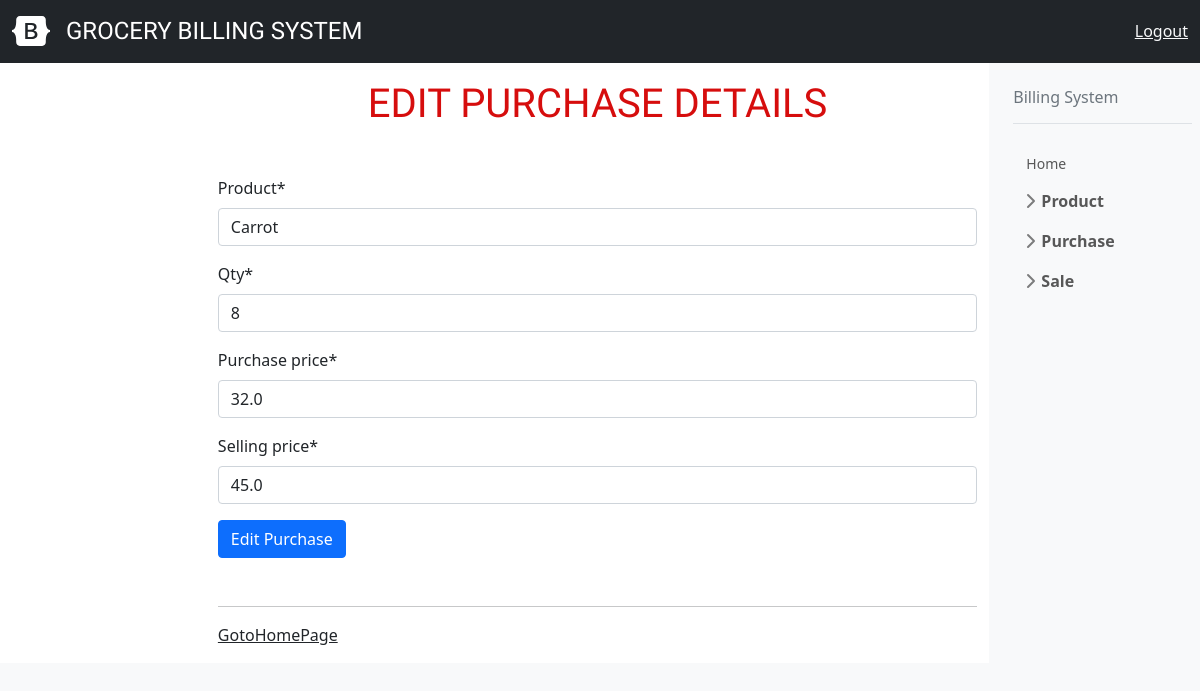
The page /editpurchase/6 on the database as committed earlier.
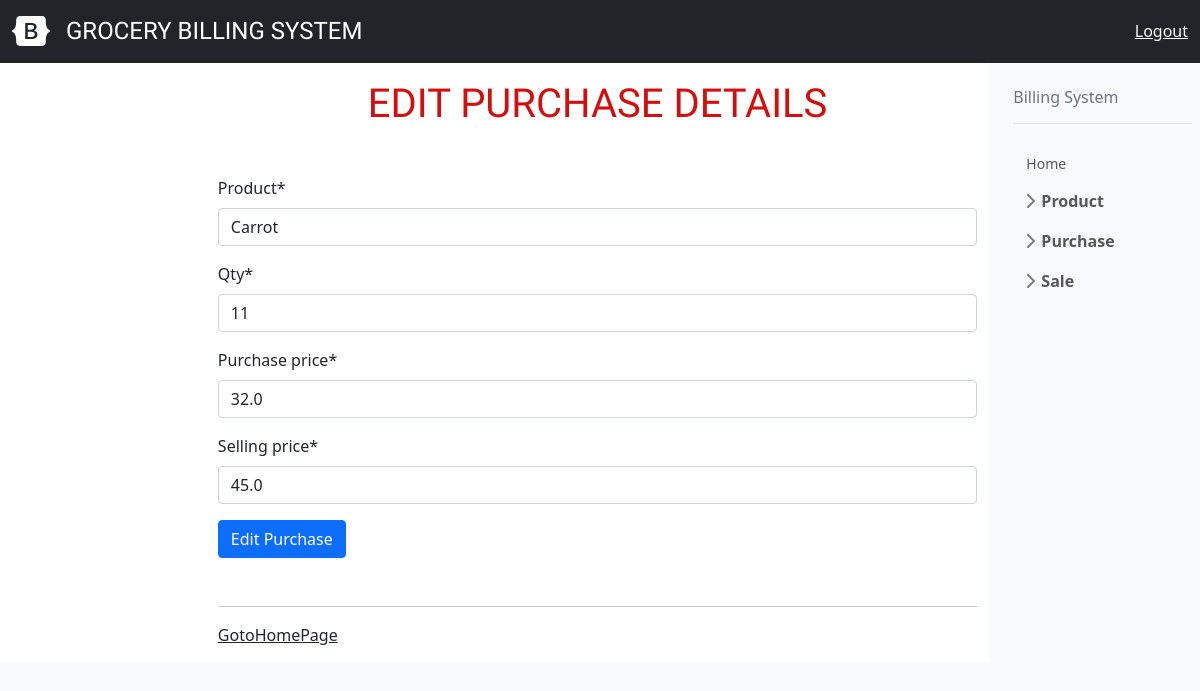
The same page on the database as committed later.
### billing/models.py (models this page shows, shortened)
class Purchase(models.Model):
    product=models.ForeignKey(Product,on_delete=models.CASCADE)
    qty=models.IntegerField(null=False)
    purchase_price=models.FloatField(null=False)
    selling_price=models.FloatField(null=False)
    purchase_date=models.DateField(auto_now=True)

### billing/views.py (the view, shortened to what this page needs)
# urls.py: path("editpurchase/<int:pk>",EditPurchase.as_view(),name="editpurchase"),
class EditPurchase(TemplateView):
    model=Purchase
    template_name = "billing/purchase_edit.html"
    context={}
    def get_object(self,id):
        return self.model.objects.get(id=id)
    def get(self, request, *args, **kwargs):
        purchases=self.get_object(kwargs.get("pk"))
        form=PurchaseCreateForm(instance=purchases)
        self.context["form"]=form
        return render(request,self.template_name,self.context)

### billing/forms.py
class PurchaseCreateForm(ModelForm):
    class Meta:
        model = Purchase
        fields = ["product","qty","purchase_price","selling_price"]

### billing/models.py (called while the page is built)
    def __str__(self):
        return self.product_name

### billing/templates/billing/purchase_edit.html (shortened to what this page needs)
<!DOCTYPE html>
{% extends 'billing/index.html' %}
{% load crispy_forms_tags %}
    {% block body_block %}
<h1>Edit Purchase Details</h1>
<form method="post">
    {{form|crispy}}
    <input type="submit" class="btn btn-primary" value="Edit Purchase">
</form>
<hr>
<td><a href="{% url 'page' %}" class="link-dark">GotoHomePage</a></td>
{% endblock %}

Rows that differ between the two databases and show on the page:
changed Purchase "Carrot": qty "8" → "11"
